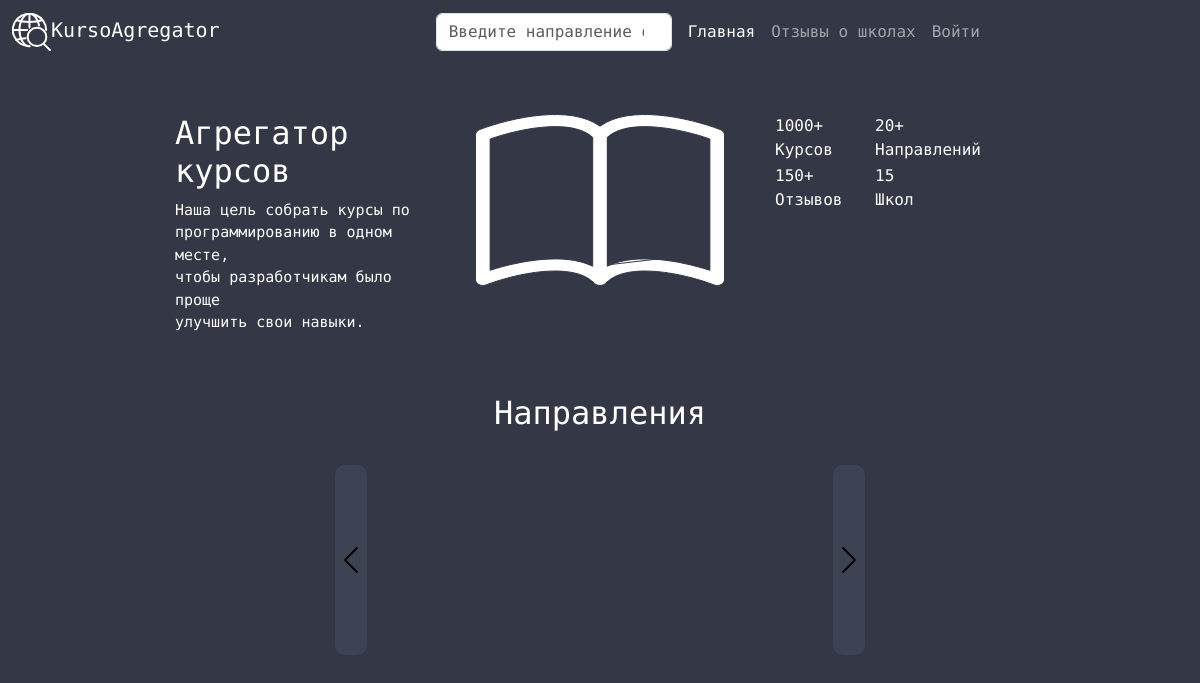
/, run on an earlier commit of the app's database.
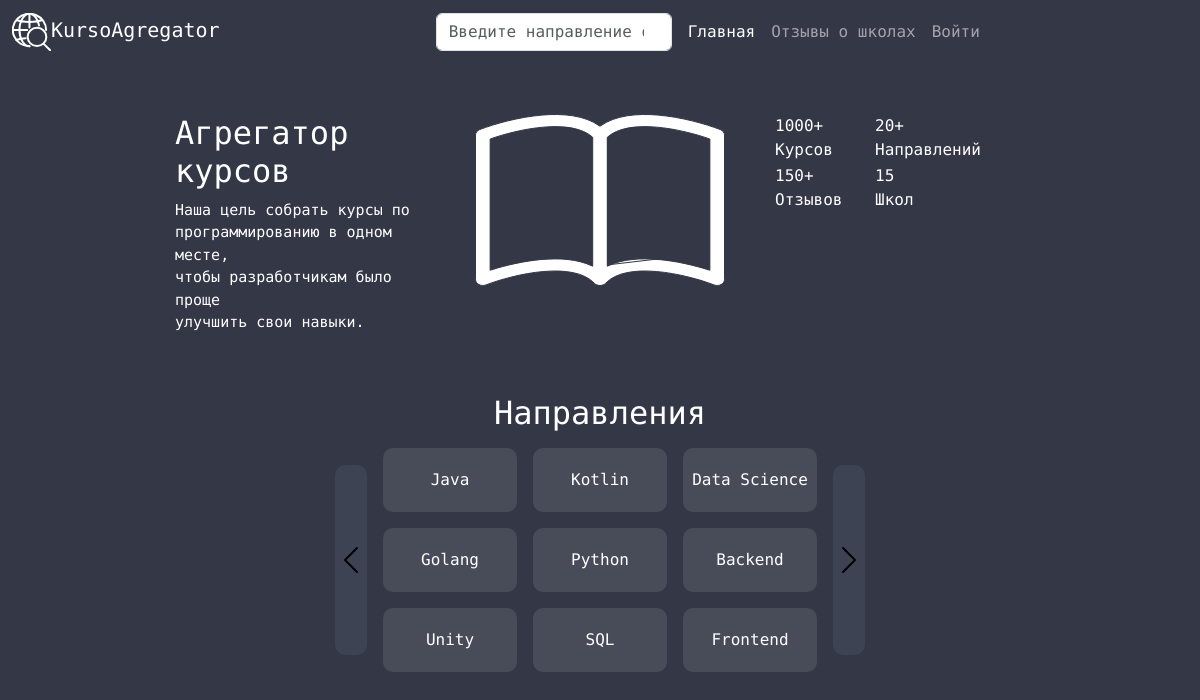
And on a later commit of the database.
### app/models.py (models this page shows, shortened)
class Technology(db.Model):
    id = db.Column(db.Integer, primary_key=True)
    title = db.Column(db.String(128), nullable=False)

### app/main/routes.py (the view)
@bp.route('/', methods=['GET'])
def index(page=1):
    languages = [i.title for i in Technology.query.all()]
    languages = languages[0:9]
    return render_template('main/main.html', languages=languages, page=page)

### app/templates/main/main.html (shortened to what this page needs)
{% extends 'base.html' %}
{% block content %}
<link href="{{ url_for('static', filename='style/main.css', v=1) }} }}" rel="stylesheet">
<main>
    <div class="main">
        <div class="left">
            <h2 style="color: white">Агрегатор курсов</h2>
            <p>Наша цель собрать курсы по</p>
            <p>программированию в одном месте,</p>
            <p>чтобы разработчикам было проще</p>
            <p>улучшить свои навыки.</p>
        </div>
        <div class="center">
            <img src="{{ url_for('static', filename='icon/book.svg') }}" alt="Книга">
        </div>
        <div class="right">
            <p>1000+<br/>Курсов</p>
            <p>20+<br/>Направлений</p>
            <p>150+<br/>Отзывов</p>
            <p>15<br/>Школ</p>
        </div>
    </div>
    <div class="toggler">
        <h2>Направления</h2>
        <div class="grid">
            <a href="{{ url_for('main.prev_page', page=page) }}" class="arrow_left"><img  src="{{ url_for('static', filename='icon/chevron-left.svg') }}" width="32" alt="Предыдущие категории"></a>
            <div class="grid_center">
                <div class="grid_dir">
                    {% for language in languages %}
                    <form action="{{ url_for('main.courses') }}" method="GET">
                        <button type="submit"> {{ language }}</button>
                    </form>
                    {% endfor %}
                </div>
            </div>
            <a href="{{ url_for('main.next_page', page=page) }}" class="arrow_right"><img src="{{ url_for('static', filename='icon/chevron-right.svg') }}" width="32" alt="Следующие категории"></a>
        </div>
    </div>
</main>
{% endblock %}

### app/templates/base.html (shortened to what this page needs)
<!DOCTYPE html>
<html lang="en">
<head>
  <link href="https://cdn.jsdelivr.net/npm/bootstrap@5.3.2/dist/css/bootstrap.min.css" rel="stylesheet">
  <link href="{{ url_for('static', filename='style/base.css', v=1) }} }}" rel="stylesheet">
</head>
<body>
<nav class="navbar navbar-expand-lg navbar-dark" id="navbar" style="background-color: rgba(51, 55, 70, 1);">
  <div class="container-fluid">
    <a class="navbar-brand" href="{{ url_for('main.courses') }}"><img src="{{ url_for('static', filename='icon/icon.svg') }}">KursoAgregator</a>
    <div class="collapse navbar-collapse justify-content-center" id="navbarSupportedContent">
      <form action="{{ url_for('main.courses') }}" class="d-flex" role="search">
        <input class="form-control me-2" type="search" name="filter" placeholder="Введите направление обучения" aria-label="Search">
      </form>
      <ul class="navbar-nav mb-2 mb-lg-0">
        <li class="nav-item">
          <a class="nav-link active" aria-current="page" href="{{ url_for('main.index') }}">Главная</a>
        </li>
        <li class="nav-item">
          <a class="nav-link" href="{{ url_for('review.reviews') }}">Отзывы о школах</a>
        </li>
        {% if not current_user.is_authenticated %}
        <li class="nav-item">
          <a class="nav-link" href="{{ url_for('auth.login') }}">Войти</a>
        </li>
        {% else %}
        <li class="nav-item">
          <a class="nav-link" href="{{ url_for('auth.logout') }}">Выйти</a>
        </li>
        {% endif %}
      </ul>
    </div>
  </div>
</nav>
{% block content %}
{% endblock %}
</body>
</html>

### app/static/style/base.css (style rules this page uses)
body { background-color: rgba(51, 55, 70, 1); font-family: 'Roboto Mono', monospace; }
* { color: white; }

### app/static/style/main.css (style rules this page uses)
.main { display: flex; justify-content: center; align-content: center; flex-wrap: wrap; margin-top: 50px; }
main { display: flex; justify-content: center; align-content: center; flex-wrap: wrap; flex-direction: column; }
.right { display: grid; grid-template-columns: 100px 100px; grid-template-rows: 50px 50px; margin-left: 50px; width: 250px; }
.left { margin-right: 50px; width: 250px; }
.left > p { margin-bottom: 0; font-size: 15px; }
.arrow_left, .arrow_right { display: flex; flex-direction: column; justify-content: center; margin: 25px 8px 25px 8px; background-color: rgba(62, 67, 84, 1); border-radius: 10px; }
.grid { display: flex; justify-content: center; }
.toggler { margin-top: 5%; display: flex; justify-content: center; flex-direction: column; align-content: center; }
.grid_center { display: flex; justify-content: center; }
.toggler h2 { display: flex; justify-content: center; }
.grid_dir { display: grid; grid-template-columns: 150px 150px 150px; grid-template-rows: 80px 80px 80px; text-align: center; }
.grid_dir form { display: flex; align-items: center; justify-content: center; background-color: rgba(72, 76, 89, 1); border-radius: 10px; margin: 8px; text-align: center; text-decoration: none; color: white; }
button, input[type="submit"], input[type="reset"] { background: none; color: inherit; border: none; padding: 0; font: inherit; cursor: pointer; outline: inherit; }

What changed in the data, as far as the page shows it:
added Technology: title "Java"
added Technology: title "Kotlin"
added Technology: title "Data Science"
added Technology: title "Golang"
added Technology: title "Python"
added Technology: title "Backend"
added Technology: title "Unity"
added Technology: title "SQL"
added Technology: title "Frontend"
